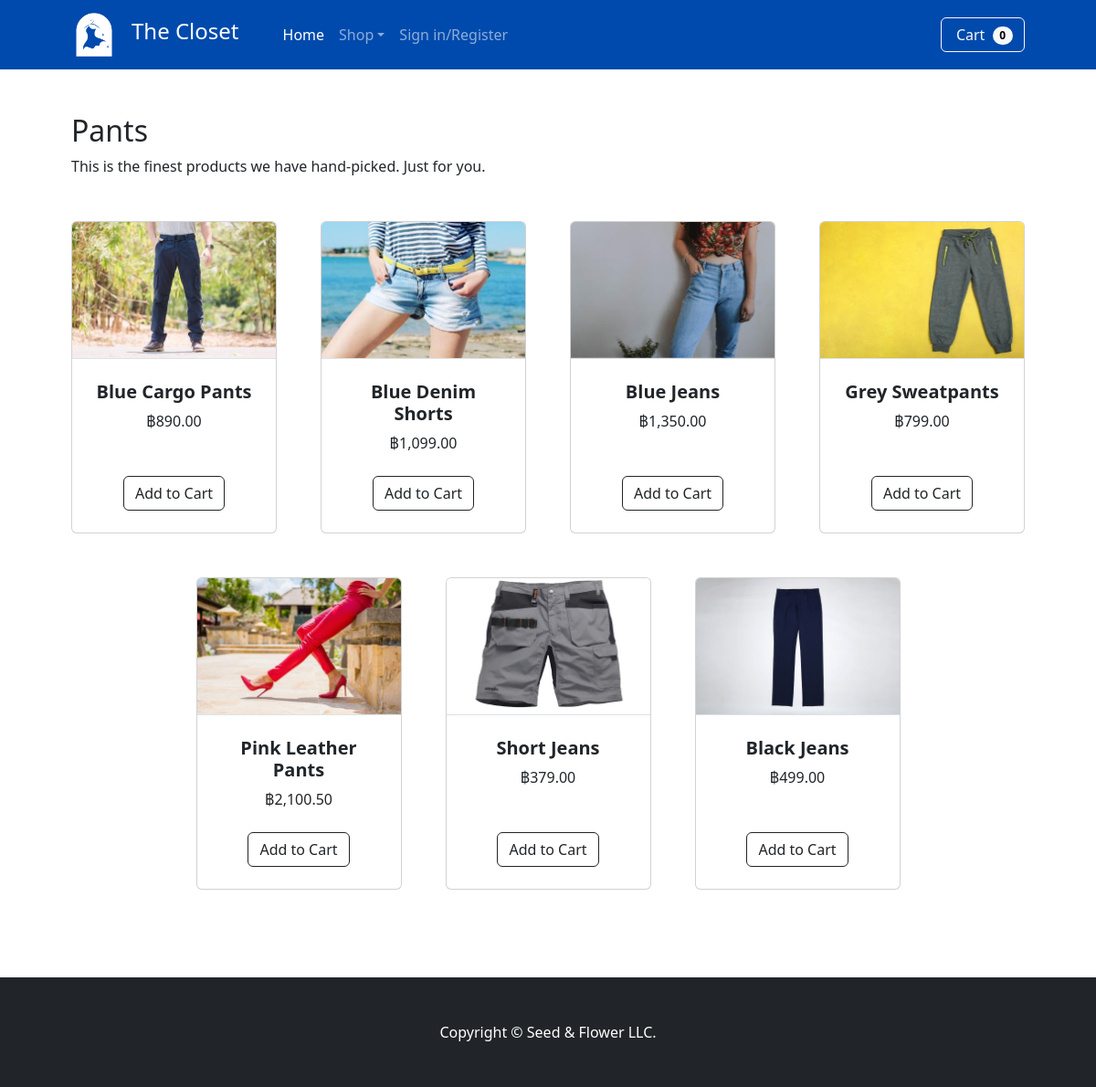
Page /pants.php on the committed database.
### tables this page shows
CREATE TABLE `product` (
  `pID` int(3) NOT NULL,
  `pname` varchar(25) NOT NULL,
  `pimagedir` varchar(350) NOT NULL,
  `price` decimal(10,2) NOT NULL,
  `ptype` char(1) DEFAULT NULL,
  `isFeature` tinyint(1) NOT NULL
);

### pants.php (the view, shortened to what this page needs)
<!doctype html>
<html lang="en">
<head>
    <link href="https://cdn.jsdelivr.net/npm/bootstrap@5.2.2/dist/css/bootstrap.min.css" rel="stylesheet">
</head>
<body>
    <?php include "func/navbar.php"; ?>
    <section class="mb-5">
    <div class="container px-4 px-lg-5 mt-5">
        <h2>Pants</h2>
        <p class="mb-5">This is the finest products we have hand-picked. Just for you.</p>
        <div class="row gx-4 gx-lg-5 row-cols-2 row-cols-md-3 row-cols-xl-4 justify-content-center">
        <?php
            $q = "SELECT * FROM product WHERE ptype=\"b\"";
            $result=$mysqli->query($q);
            while($row=$result->fetch_array()){?>
                <div class="col mb-5">
                    <div class="card h-100">
                        <img class="card-img-top border-bottom" src="<?php echo $row['pimagedir'] ?>" alt="..." />
                        <div class="card-body bg-mute p-4">
                            <div class="text-center">
                                <h5 class="fw-bolder"><?php echo $row['pname'] ?></h5>
                                ฿<?php echo number_format($row['price'], 2, '.', ',') ?>
                            </div>
                        </div>
                        <div class="card-footer p-4 pt-0 border-top-0 bg-transparent">
                            <div class="text-center">
                                <form action="func/addtocart.php" method="post">
                                    <div type="submit" class="text-center">
                                        <input type="submit" name="add_to_cart" style="margin-top:5px;" class="btn btn-outline-dark mt-auto" value="Add to Cart" />
                                    </div>
                                </form>
                            </div>
                        </div>
                    </div>
                </div>
            <?php }?>
        </div>
    </div>
</section>
</body>
</html>

### rows in the picture
product: pimagedir (picture), pname "Blue Cargo Pants", price "890.00"
product: pimagedir (picture), pname "Blue Denim Shorts", price "1,099.00"
product: pimagedir (picture), pname "Blue Jeans", price "1,350.00"
product: pimagedir (picture), pname "Grey Sweatpants", price "799.00"
product: pimagedir (picture), pname "Pink Leather Pants", price "2,100.50"
product: pimagedir (picture), pname "Short Jeans", price "379.00"
product: pimagedir (picture), pname "Black Jeans", price "499.00"

### other values in the picture
$count "0"
